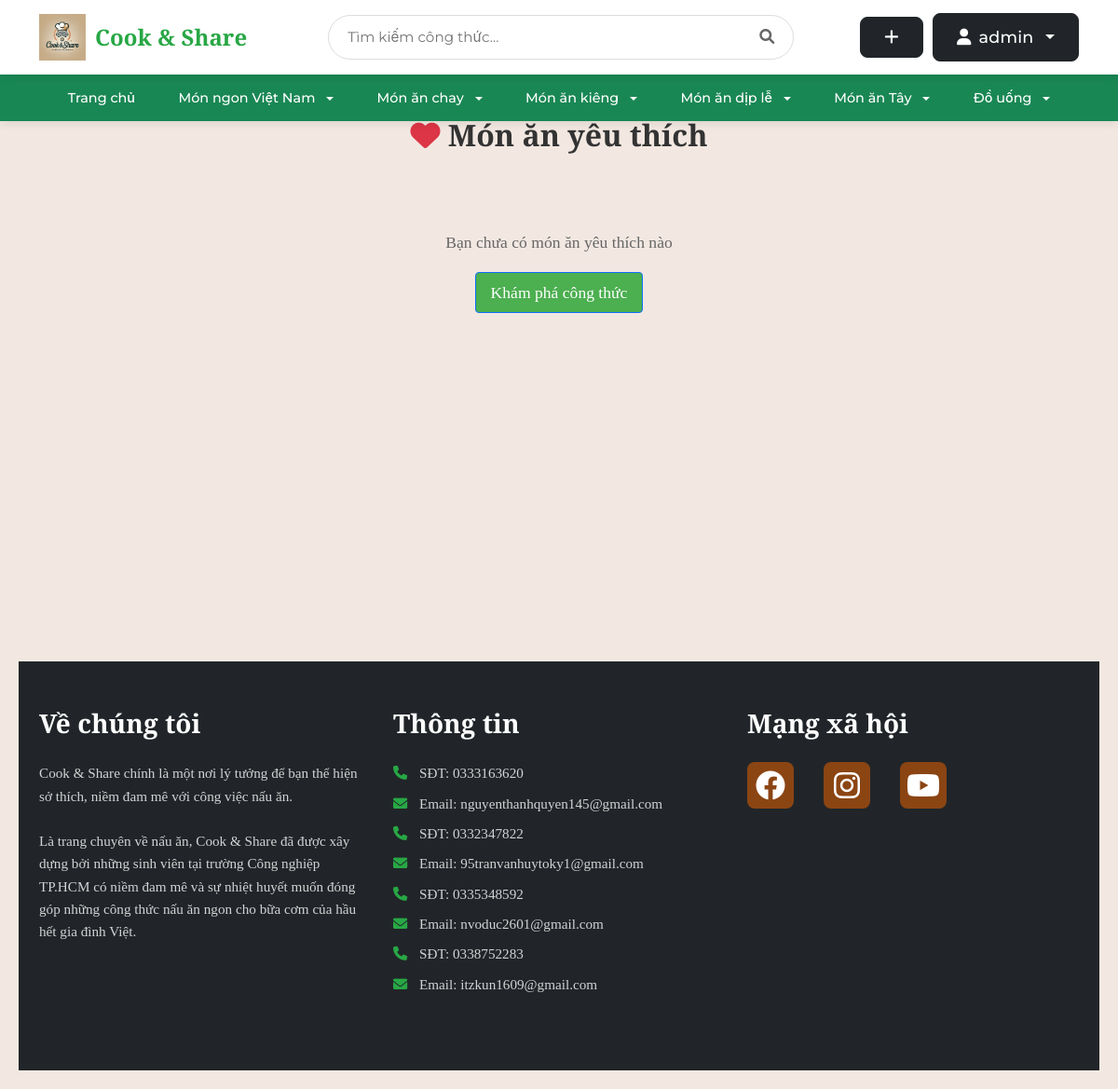
The app's page /favorites (signed in), older data.
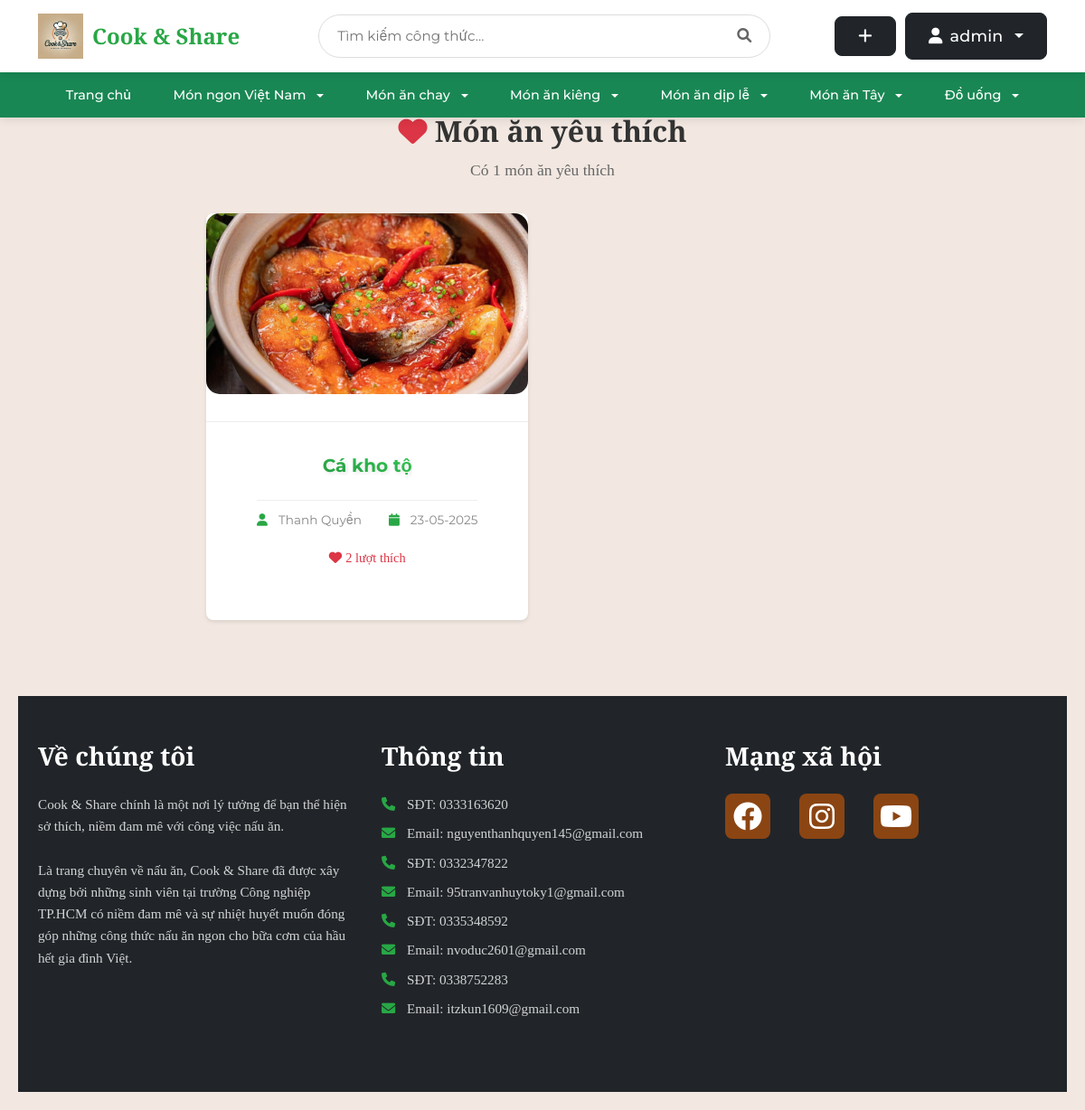
The same page, newer data.
### tables this page shows
CREATE TABLE blog_images (
    id INTEGER PRIMARY KEY AUTOINCREMENT,
    post_id INTEGER NOT NULL,
    image_path TEXT NOT NULL,
    is_main_image BOOLEAN DEFAULT 0,
    created TIMESTAMP NOT NULL DEFAULT CURRENT_TIMESTAMP,
    FOREIGN KEY (post_id) REFERENCES post (id) ON DELETE CASCADE
);

CREATE TABLE post (
    id INTEGER PRIMARY KEY AUTOINCREMENT,
    author_id INTEGER NOT NULL,
    created TIMESTAMP NOT NULL DEFAULT CURRENT_TIMESTAMP,
    title TEXT NOT NULL,
    description TEXT,
    ingredients TEXT NOT NULL,
    instructions TEXT NOT NULL,
    cooking_time INTEGER DEFAULT 0,
    servings INTEGER DEFAULT 1,
    FOREIGN KEY (author_id) REFERENCES user (id)
);

CREATE TABLE user (
    id INTEGER PRIMARY KEY AUTOINCREMENT,
    username TEXT UNIQUE NOT NULL,
    password TEXT NOT NULL,
    email TEXT UNIQUE NOT NULL,
    created TIMESTAMP NOT NULL DEFAULT CURRENT_TIMESTAMP,
    avatar_path TEXT,
    role TEXT NOT NULL DEFAULT 'user',
    is_blocked BOOLEAN NOT NULL DEFAULT 0,
    gender TEXT,
    birthdate DATE,
    phone TEXT
);

### share_recipe/blog.py (the view)
@bp.route('/favorites')
@login_required
def favorites():
    db = get_db()
    page = request.args.get('page', 1, type=int)
    per_page = 9
    offset = (page - 1) * per_page
    favorites = db.execute(
        'SELECT p.id, p.title, p.created, p.author_id, '
        'u.username, bi.image_path, '
        '(SELECT COUNT(*) FROM favorites f WHERE f.post_id = p.id) as like_count '
        'FROM favorites f '
        'JOIN post p ON f.post_id = p.id '
        'JOIN user u ON p.author_id = u.id '
        'LEFT JOIN blog_images bi ON p.id = bi.post_id AND bi.is_main_image = 1 '
        'WHERE f.user_id = ? '
        'ORDER BY f.created_at DESC '
        'LIMIT ? OFFSET ?',
        (g.user['id'], per_page, offset)
    ).fetchall()
    total_favorites = db.execute(
        'SELECT COUNT(*) FROM favorites WHERE user_id = ?',
        (g.user['id'],)
    ).fetchone()[0]
    total_pages = (total_favorites + per_page - 1) // per_page
    return render_template('blog/favorites.html',
                         favorites=favorites,
                         page=page,
                         total_pages=total_pages)

### share_recipe/auth.py (called while the page is built)
@bp.before_app_request
def load_logged_in_user():
    user_id = session.get('user_id')
    if user_id is None:
        g.user = None
    else:
        user = get_db().execute(
            'SELECT * FROM user WHERE id = ?', (user_id,)
        ).fetchone()
        if user:
            user_dict = dict(user)
            is_blocked = user_dict.get('is_blocked')
            if is_blocked:
                g.user = None
                session.clear()
                flash('Tài khoản đã bị khóa. Mời đăng nhập lại.')
                return redirect(url_for('auth.login'))
            else:
                g.user = user
        else:
            g.user = None

def login_required(view):
    @functools.wraps(view)
    def wrapped_view(**kwargs):
        if g.user is None:
            return redirect(url_for('auth.login'))
        return view(**kwargs)
    return wrapped_view

### share_recipe/db.py (called while the page is built)
def get_db():
    if 'db' not in g:
        g.db = sqlite3.connect(
            current_app.config['DATABASE'],
            detect_types=sqlite3.PARSE_DECLTYPES
        )
        g.db.row_factory = sqlite3.Row
    return g.db

### share_recipe/templates/blog/favorites.html (shortened to what this page needs)
{% extends 'base.html' %}
{% block content %}
<div class="search-results-container">
    <div class="search-header">
        <h1><i class="fas fa-heart text-danger"></i> Món ăn yêu thích</h1>
        {% if favorites %}
            <p>Có {{ favorites|length }} món ăn yêu thích</p>
        {% endif %}
    </div>
    {% if favorites %}
        <div class="recipe-grid">
            {% for post in favorites %}
                <div class="recipe-card">
                    <a href="{{ url_for('blog.detail', id=post['id']) }}" class="recipe-link">
                        <div class="recipe-image">
                            {% if post.image_path %}
                                <img src="{{ url_for('static', filename=post.image_path) }}" alt="{{ post['title'] }}">
                            {% else %}
                                <img src="{{ url_for('static', filename='default-recipe.jpg') }}" alt="{{ post['title'] }}">
                            {% endif %}
                        </div>
                        <div class="recipe-info">
                            <h2 class="recipe-title">{{ post['title'] }}</h2>
                            <div class="recipe-meta">
                                <span class="author">
                                    <i class="fas fa-user"></i> {{ post['username'] }}
                                </span>
                                <span class="date">
                                    <i class="fas fa-calendar"></i> {{ post['created'].strftime('%d-%m-%Y') }}
                                </span>
                            </div>
                            <div class="recipe-stats">
                                <span class="likes">
                                    <i class="fas fa-heart"></i> {{ post['like_count'] }} lượt thích
                                </span>
                            </div>
                        </div>
                    </a>
                </div>
            {% endfor %}
        </div>
    {% else %}
        <div class="no-results">
            <p>Bạn chưa có món ăn yêu thích nào</p>
            <a href="{{ url_for('blog.index') }}" class="btn btn-primary">Khám phá công thức</a>
        </div>
    {% endif %}
</div>
{% endblock %}

Row changes from the older to the newer data that the page shows:
added blog_images: image_path (picture), title "Cá kho tộ", username "Thanh Quyền", created "23-05-2025", like_count "2"
Text that changed along with them:
{{ favorites|length }}: (not shown) → "1"
text no longer shown: "Bạn chưa có món ăn yêu thích nào Khám phá công thức"
text now shown: "Có món ăn yêu thích"
